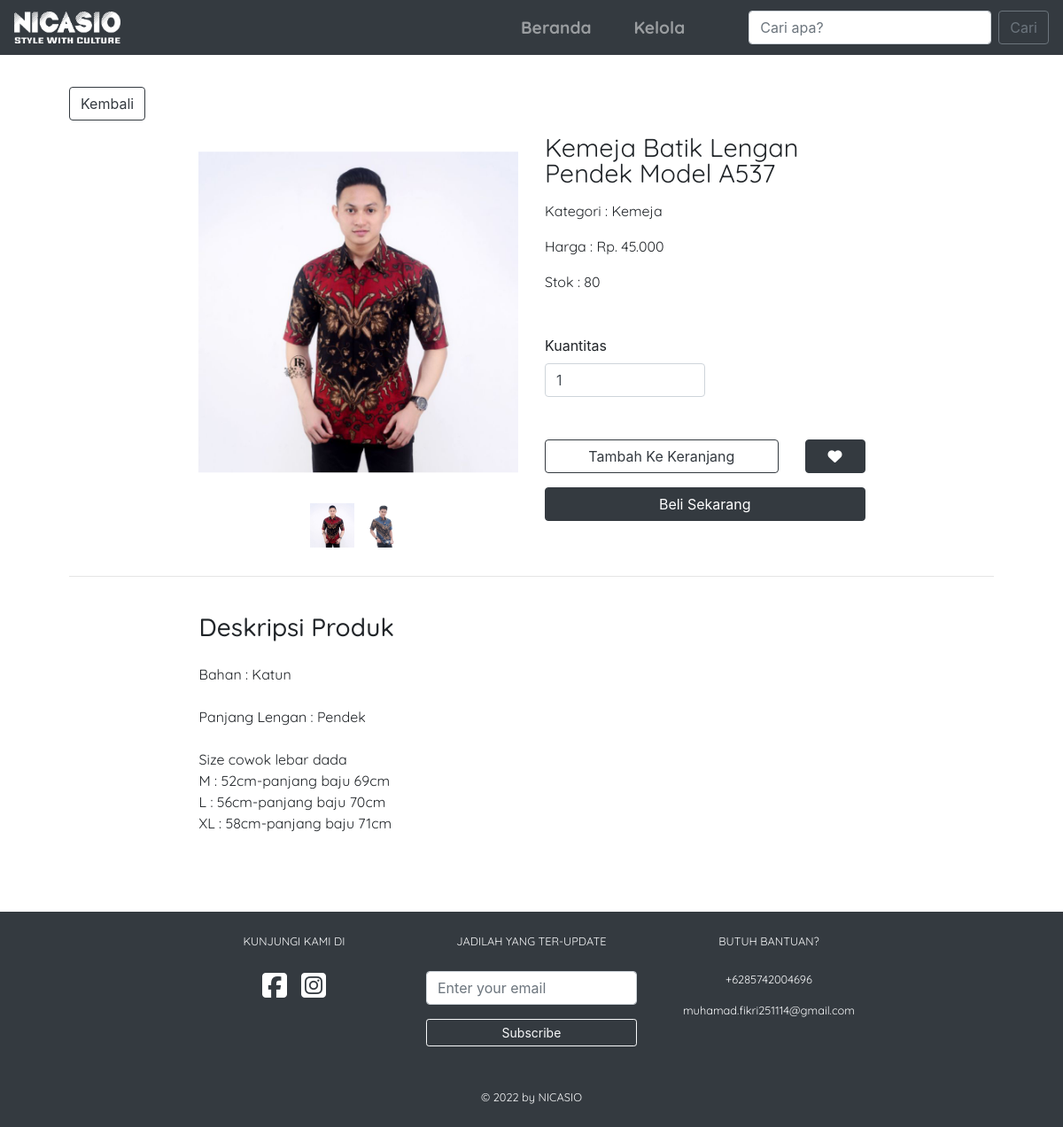
The app's page /detail_produk.php?id_produk=2 with its own data.
### tables this page shows
CREATE TABLE `foto_produk` (
  `id` bigint(20) NOT NULL,
  `id_produk` int(11) DEFAULT NULL,
  `path` varchar(255) NOT NULL
);

CREATE TABLE `produk` (
  `id` int(11) NOT NULL,
  `id_katalog` int(11) DEFAULT NULL,
  `nama_produk` varchar(255) NOT NULL,
  `deskripsi` text NOT NULL,
  `harga` int(11) NOT NULL,
  `stok` int(11) NOT NULL
);

CREATE TABLE `katalog` (
  `id` int(11) NOT NULL,
  `nama_katalog` varchar(100) NOT NULL,
  `deskripsi` text NOT NULL,
  `gambar` varchar(255) NOT NULL
);

### detail_produk.php (the view, shortened to what this page needs)
<!doctype html>
<html lang="en">
    <head>
        <link rel="stylesheet" href="https://maxcdn.bootstrapcdn.com/bootstrap/4.0.0/css/bootstrap.min.css">
        <link rel="stylesheet" href="css/style.css">
    </head>
    <body>
        <nav class="navbar navbar-expand-lg navbar-dark bg-dark fixed-top">
            <a class="navbar-brand" href="index.php"><img src="img/component/logo.png" width="120px" alt=""></a>
            <div class="collapse navbar-collapse justify-content-end" id="navbarSupportedContent">
                <ul class="navbar-nav mt-lg-0 mt-3">
                    <li class="nav-item mx-lg-3">
                        <a class="nav-link" href="index.php">
                            Beranda
                        </a>
                    </li>
                    <li class="nav-item mx-lg-3">
                        <a class="nav-link" href="kelola.php">Kelola</a>
                    </li>
                </ul>
                <form class="form-inline my-2 my-lg-0 ml-lg-5" method="post" name="cari-produk" action="index.php#katalog">
                    <input class="form-control mr-sm-2" type="search" placeholder="Cari apa?" aria-label="Search" name="keyword">
                    <button class="btn btn-outline-secondary my-2 my-sm-0" type="submit">Cari</button>
                </form>
            </div>
        </nav>
        <?php
            include_once('database/db_conn.php');
            $data_produk = mysqli_fetch_assoc(mysqli_query($connection, "SELECT produk.*, katalog.nama_katalog  FROM produk JOIN katalog ON produk.id_katalog = katalog.id where produk.id = ".$_GET['id_produk']));
            $first_foto = mysqli_query($connection, "SELECT * FROM foto_produk where id_produk = ".$_GET['id_produk']." LIMIT 1");
            $data_foto = mysqli_query($connection, "SELECT * FROM foto_produk where id_produk = ".$_GET['id_produk']);
        ?>
        <div class="container p-5" style="margin-top: 50px;">
            <a href="javascript:history.back()" class="btn btn-outline-dark"><span>Kembali</span></a>
            <div class="row mx-auto product-detail mt-3">
                <div class="col-lg-6 col-md-6 col-sm-12 col-12">
                    <div class="w-100 product-photo-frame">
                        <img src="<?= mysqli_fetch_assoc($first_foto)['path'] ?>" alt="" class="w-100" id="main-product-photo">
                    </div>
                    <div class="d-flex justify-content-center w-100">
                        <?php
                            while($foto = mysqli_fetch_array($data_foto)){
                        ?>
                        <div class="image-preview-option mx-1 my-3">
                            <img src="<?= $foto['path'] ?>" alt="" onclick="switchImage(`<?= $foto['path'] ?>`)">
                        </div>
                        <?php
                            }
                        ?>
                    </div>
                </div>
                <div class="col-lg-6 col-md-6 col-sm-12 col-12">
                    <span class="product-name"><?= $data_produk['nama_produk'] ?></span>
                    <div class="my-3">
                        <span class="price-detail">Kategori : <?= $data_produk['nama_katalog'] ?></span>
                    </div>
                    <div class="my-3">
                        <span class="price-detail">Harga : Rp. <?= number_format($data_produk['harga'], 0, ',', '.') ?></span>
                    </div>
                    <div class="my-3">
                        <span class="price-detail">Stok : <?= $data_produk['stok'] ?></span>
                    </div>
                    <form>
                        <div class="form-group my-5">
                            <label for="exampleInputEmail1">Kuantitas</label>
                            <input type="number" class="form-control col-6" name="test_name" min="1" max="<?= $data_produk['stok'] ?>" value="1" oninput="validity.valid||(value='1');" required>
                        </div>
                        <div class="form-group row">
                            <div class="col-sm-9">
                                <button type="button" class="btn btn-outline-dark w-100 mb-lg-0 mb-md-0 mb-sm-0 mb-2">Tambah Ke Keranjang</button>
                            </div>
                            <div class="col-sm-3">
                                <button type="button" class="btn btn-dark w-100"><i class="fas fa-heart" style="font-size: 1em;"></i></button>
                            </div>
                        </div>
                        <button type="button" class="btn btn-dark w-100">Beli Sekarang</button>
                    </form>
                </div>
            </div>
            <hr>
            <div class="py-4 px-lg-3 px-md-2 px-sm-1 px-0 mx-auto product-detail">
                <h3 class="price-detail">Deskripsi Produk</h3>
                <p class="product-description mt-4"><?= nl2br($data_produk['deskripsi']) ?></p>
            </div>
        </div>
        <?php
            include_once("view_component/footer.php");
        ?>
    </body>
</html>

### css/style.css (style rules this page uses)
* { box-sizing: border-box; }
html { scroll-behavior: smooth; }
.nav-link { font-family: 'Quicksand', sans-serif; font-size: 1.2em; font-weight: bold; }
.product-detail { width: 75%; }
.product-photo-frame { height: 400px; overflow: hidden; }
.product-photo-frame img { width: 100%; position: relative; top: 50%; transform: translateY(-50%); }
.image-preview-option { width: 50px; height: 50px; overflow: hidden; }
.image-preview-option img { width: 100%; position: relative; top: 50%; transform: translateY(-50%); cursor: pointer; }
.product-name { font-family: 'Quicksand', sans-serif; font-size: 1.8em; line-height: 1em; overflow: hidden; text-overflow: ellipsis; display: -webkit-box; -webkit-line-clamp: 3; line-clamp: 3; -webkit-box-orient: vertical; }
.price-detail, .product-description, .manage-divider { font-family: 'Quicksand', sans-serif; }

### records on screen
foto_produk: path (picture)
foto_produk: path (picture)
produk: nama_produk "Kemeja Batik Lengan Pendek Model A537", id_katalog.nama_katalog "Kemeja", harga "45.000", stok "80", deskripsi "Bahan : Katun Panjang Lengan : Pendek Size cowok lebar dada M : 52cm-panjang baju 69cm L : 56cm-panjang baju 70cm XL : 58cm-panjang baju 71cm"
